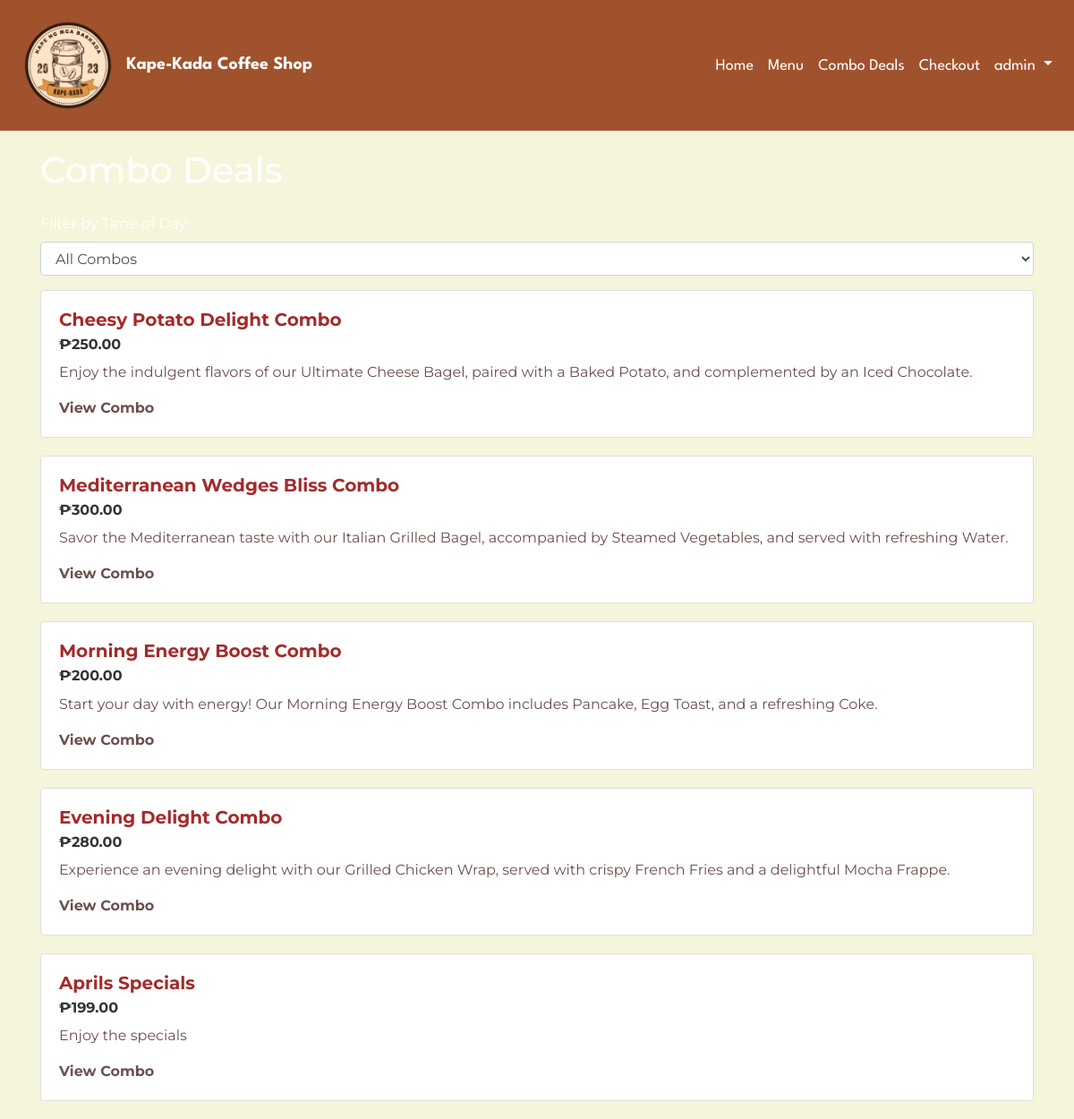
Page /combos.php (signed in) on the committed database.
### tables this page shows
CREATE TABLE `combo_meals` (
  `combo_id` int NOT NULL,
  `name` varchar(255) NOT NULL,
  `description` text NOT NULL,
  `main_dish` varchar(255) NOT NULL,
  `side_dish` varchar(255) NOT NULL,
  `drink` varchar(255) NOT NULL,
  `price` decimal(10,2) NOT NULL,
  `discount_percentage` decimal(5,2) NOT NULL,
  `category` varchar(50) NOT NULL,
  `quantity` int NOT NULL
);

### combos.php (the view, shortened to what this page needs)
<?php
include 'navbar.php';
include 'db_connection.php';
$sql = "SELECT * FROM combo_meals";
$result = mysqli_query($conn, $sql);
$combos = [];
if (mysqli_num_rows($result) > 0) {
    while ($row = mysqli_fetch_assoc($result)) {
        $combos[] = $row;
    }
}
?>
<!DOCTYPE html>
<html lang="en">
<head>
    <link rel="stylesheet" href="https://stackpath.bootstrapcdn.com/bootstrap/4.5.2/css/bootstrap.min.css">
    <link rel="stylesheet" href="https://use.fontawesome.com/releases/v5.15.1/css/all.css">
</head>
<body>
<div class="container">
    <h1 class="mb-4" style="color: white;">Combo Deals</h1>
    <form action="combos.php" method="get">
        <div class="form-group">
            <label for="filter" style="color: white;">Filter by Time of Day:</label>
            <select id="filter" name="filter" class="form-control" onchange="this.form.submit()">
                <option value="">All Combos</option>
            </select>
        </div>
    </form>
    <?php foreach ($combos as $combo): ?>
        <div class="card">
            <div class="card-body">
                <h5 class="card-title"><?php echo $combo['name']; ?></h5>
                <h6 class="card-subtitle">₱<?php echo number_format($combo['price'], 2); ?></h6>
                <p class="card-text"><?php echo $combo['description']; ?></p>
                <a href="combo_detail.php?id=<?php echo $combo['combo_id']; ?>" class="card-link">View Combo</a>
            </div>
        </div>
    <?php endforeach; ?>
</div>
</body>
</html>

### navbar.php (style rules this page uses)
body { padding-top: 46px; color: #FFFFFF; }

### combos.php (style rules this page uses)
body { background-color: #F5F5DC; color: #6B4F4E; font-family: 'Montserrat', sans-serif; background-image: url('bg.svg'); background-size: cover; background-repeat: no-repeat; background-attachment: fixed; background-position: center; }
.container { margin-top: 120px; }
.card { margin-bottom: 20px; border: 1px solid rgba(0, 0, 0, 0.125); border-radius: 0.25rem; transition: all 0.3s ease-in-out; }
.card-body { padding: 20px; }
.card-title { color: #A52A2A; font-size: 1.25rem; font-weight: bold; }
.card-text { font-size: 1rem; }
.card-subtitle { color: #333; font-size: 1rem; font-weight: bold; margin-bottom: 10px; }
.card-link { color: #6B4F4E; font-weight: bold; text-decoration: none; transition: all 0.3s ease-in-out; }

### rows in the picture
combo_meals: name "Cheesy Potato Delight Combo", price "250.00", description "Enjoy the indulgent flavors of our Ultimate Cheese Bagel, paired with a Baked Potato, and complemented by an Iced Chocolate."
combo_meals: name "Mediterranean Wedges Bliss Combo", price "300.00", description "Savor the Mediterranean taste with our Italian Grilled Bagel, accompanied by Steamed Vegetables, and served with refreshing Water."
combo_meals: name "Morning Energy Boost Combo", price "200.00", description "Start your day with energy! Our Morning Energy Boost Combo includes Pancake, Egg Toast, and a refreshing Coke."
combo_meals: name "Evening Delight Combo", price "280.00", description "Experience an evening delight with our Grilled Chicken Wrap, served with crispy French Fries and a delightful Mocha Frappe."
combo_meals: name "Aprils Specials", price "199.00", description "Enjoy the specials"

### other values in the picture
$_SESSION['fullname'] "admin"
